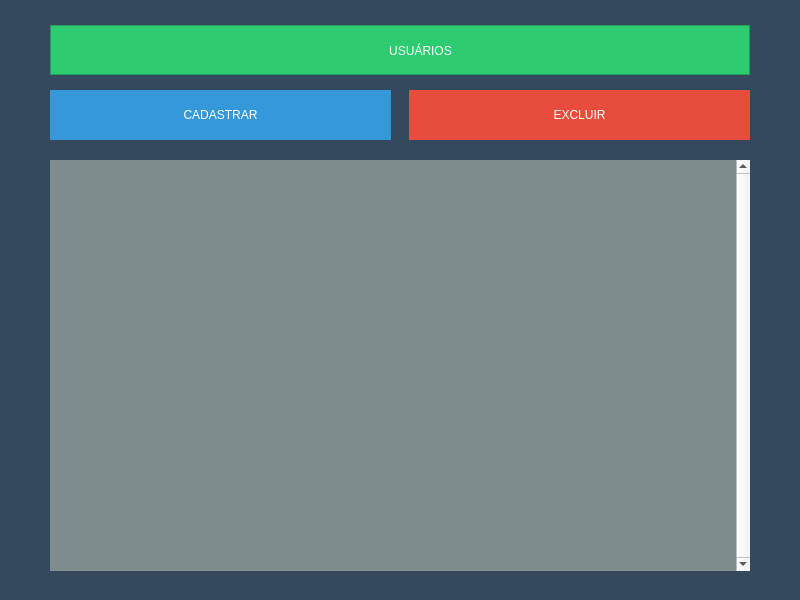
<?xml version="1.0" encoding="UTF-8"?>
<ui version="4.0">
 <class>cadastro_usuarios</class>
 <widget class="QDialog" name="cadastro_usuarios">
  <property name="geometry">
   <rect>
    <x>0</x>
    <y>0</y>
    <width>800</width>
    <height>600</height>
   </rect>
  </property>
  <property name="minimumSize">
   <size>
    <width>800</width>
    <height>600</height>
   </size>
  </property>
  <property name="maximumSize">
   <size>
    <width>800</width>
    <height>600</height>
   </size>
  </property>
  <property name="windowTitle">
   <string>Wefix Store™</string>
  </property>
  <property name="windowIcon">
   <iconset resource="imgs.qrc">
    <normaloff>:/Imgs/UI/PNG/icon.png</normaloff>:/Imgs/UI/PNG/icon.png</iconset>
  </property>
  <property name="styleSheet">
   <string notr="true">#cadastro_usuarios
{
	background-color: rgb(52, 73, 94);
}

.QLabel
{
	color:rgb(255, 255, 255);
}



.QMessageBox
{
	background-color: rgb(52, 73, 94);
	text-color: rgb(255, 255, 255);
	font: 12pt &quot;Roboto&quot;;
}


.QPushButton
{
	
	background-color: rgb(52, 152, 219);
	border-radius:1px;
	color: rgb(255, 255, 255);
	font: 14pt &quot;Roboto&quot;;
	width: 50px;
	height: 30px;
}

.QPushButton:hover
{
	background-color: rgb(41, 128, 185);
}


.QLineEdit{
	border-radius: 1px;
	background-color:rgb(127, 140, 141);
	color: rgb(44, 62, 80);
	font: 14pt &quot;Roboto&quot;;
}

.QLineEdit:focus{
background-color:#bdc3c7;
text-color:#2c3e50;
}</string>
  </property>
  <widget class="QFrame" name="frame">
   <property name="geometry">
    <rect>
     <x>50</x>
     <y>25</y>
     <width>700</width>
     <height>50</height>
    </rect>
   </property>
   <property name="styleSheet">
    <string notr="true">background-color: rgb(46, 204, 113);</string>
   </property>
   <property name="frameShape">
    <enum>QFrame::StyledPanel</enum>
   </property>
   <property name="frameShadow">
    <enum>QFrame::Raised</enum>
   </property>
   <widget class="QLabel" name="label_2">
    <property name="geometry">
     <rect>
      <x>260</x>
      <y>15</y>
      <width>221</width>
      <height>21</height>
     </rect>
    </property>
    <property name="styleSheet">
     <string notr="true">font: 18pt &quot;Roboto&quot;;</string>
    </property>
    <property name="text">
     <string>USUÁRIOS</string>
    </property>
    <property name="alignment">
     <set>Qt::AlignCenter</set>
    </property>
   </widget>
   <widget class="QLabel" name="label_5">
    <property name="geometry">
     <rect>
      <x>280</x>
      <y>15</y>
      <width>25</width>
      <height>20</height>
     </rect>
    </property>
    <property name="styleSheet">
     <string notr="true">background-color:transparent;
background-image: url(:/Imgs/UI/Icones/clientes.png);</string>
    </property>
    <property name="text">
     <string/>
    </property>
    <property name="textFormat">
     <enum>Qt::PlainText</enum>
    </property>
    <property name="alignment">
     <set>Qt::AlignHCenter|Qt::AlignTop</set>
    </property>
   </widget>
   <widget class="QPushButton" name="btn_voltar">
    <property name="geometry">
     <rect>
      <x>10</x>
      <y>10</y>
      <width>120</width>
      <height>31</height>
     </rect>
    </property>
    <property name="cursor">
     <cursorShape>PointingHandCursor</cursorShape>
    </property>
    <property name="styleSheet">
     <string notr="true">#btn_voltar
{
	background: transparent;
	border-radius:1px;
}

#btn_voltar:hover
{
	
	background-color: rgb(39, 174, 96);
}</string>
    </property>
    <property name="text">
     <string/>
    </property>
    <property name="icon">
     <iconset resource="imgs.qrc">
      <normaloff>:/Imgs/UI/PNG/Store/voltar.png</normaloff>:/Imgs/UI/PNG/Store/voltar.png</iconset>
    </property>
    <property name="iconSize">
     <size>
      <width>100</width>
      <height>25</height>
     </size>
    </property>
   </widget>
  </widget>
  <widget class="QPushButton" name="btn_excluir">
   <property name="geometry">
    <rect>
     <x>409</x>
     <y>90</y>
     <width>341</width>
     <height>50</height>
    </rect>
   </property>
   <property name="cursor">
    <cursorShape>PointingHandCursor</cursorShape>
   </property>
   <property name="styleSheet">
    <string notr="true">#btn_excluir
{
	border-radius:1px;
	background-color: rgb(231, 76, 60);	
}

#btn_excluir:hover
{
	background-color: rgb(192, 57, 43);
}</string>
   </property>
   <property name="text">
    <string>EXCLUIR</string>
   </property>
   <property name="iconSize">
    <size>
     <width>20</width>
     <height>20</height>
    </size>
   </property>
   <property name="shortcut">
    <string>Del</string>
   </property>
  </widget>
  <widget class="QPushButton" name="btn_cadastrar">
   <property name="geometry">
    <rect>
     <x>50</x>
     <y>90</y>
     <width>341</width>
     <height>50</height>
    </rect>
   </property>
   <property name="cursor">
    <cursorShape>PointingHandCursor</cursorShape>
   </property>
   <property name="styleSheet">
    <string notr="true">#btn_cadastrar
{
	background:#3498db;
	border-radius:1px;
}

#btn_cadastrar:hover
{
	background:#2980b9;
}</string>
   </property>
   <property name="text">
    <string>CADASTRAR</string>
   </property>
   <property name="iconSize">
    <size>
     <width>20</width>
     <height>20</height>
    </size>
   </property>
   <property name="shortcut">
    <string>F1</string>
   </property>
  </widget>
  <widget class="QTableWidget" name="tw_usuarios">
   <property name="geometry">
    <rect>
     <x>50</x>
     <y>160</y>
     <width>700</width>
     <height>411</height>
    </rect>
   </property>
   <property name="styleSheet">
    <string notr="true">QHeaderView::section {   
	color: rgb(255, 255, 255);
	background-color: rgb(41, 128, 185);
	border:solid;
	border-bottom-color: rgb(44, 62, 80);
}

QTableWidget { 
	background-color: rgb(41, 128, 185);
  	border-style: none;
}

QTableWidget QTableCornerButton::section {
	background-color: rgb(41, 128, 185);
}

#tw_usuarios{
	background-color: rgb(127, 140, 141);
	alternate-background-color: rgb(189, 195, 199);
	color: rgb(52, 73, 94);
	border:none;
	border-style:none;
	font: 12pt &quot;Roboto&quot;;
}</string>
   </property>
   <property name="verticalScrollBarPolicy">
    <enum>Qt::ScrollBarAlwaysOn</enum>
   </property>
   <property name="horizontalScrollBarPolicy">
    <enum>Qt::ScrollBarAlwaysOff</enum>
   </property>
  </widget>
 </widget>
 <resources>
  <include location="imgs.qrc"/>
 </resources>
 <connections/>
</ui>
